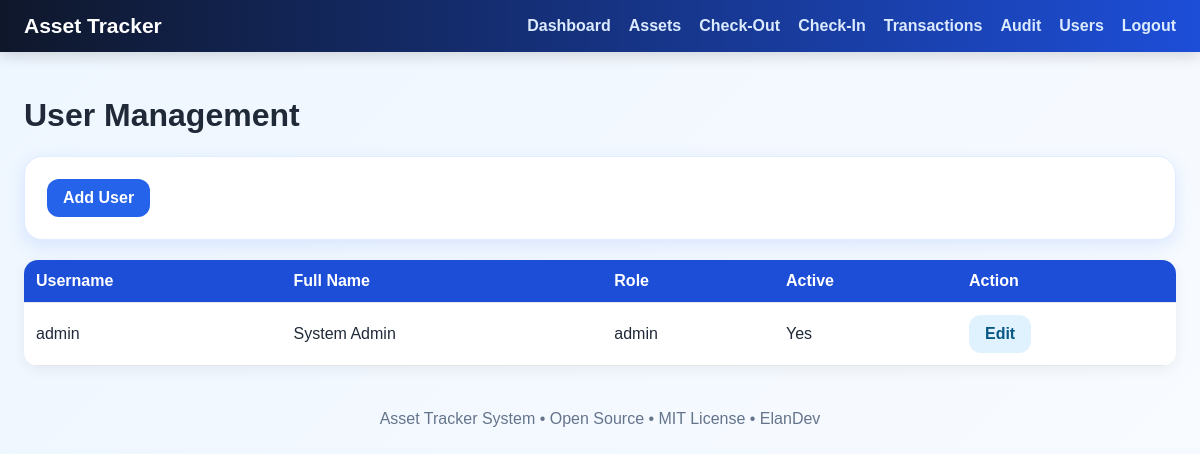
The app's page /users (signed in) with its own data.
### app/models/user.py (models this page shows, shortened)
class User(UserMixin, db.Model):
    __tablename__ = "users"
    id = db.Column(db.Integer, primary_key=True)
    username = db.Column(db.String(100), unique=True, nullable=False)
    full_name = db.Column(db.String(150), nullable=False, default="")
    password_hash = db.Column(db.String(255), nullable=False)
    role = db.Column(db.String(50), nullable=False, default="staff")
    active = db.Column(db.Boolean, default=True)

### app/routes/main.py (the view)
@main.route("/users")
@login_required
@admin_required
def users():
    user_list = User.query.order_by(User.username.asc()).all()
    return render_template("users.html", users=user_list)

### app/__init__.py (called while the page is built)
def create_app():
    app = Flask(__name__)
    base_dir = os.path.abspath(os.path.dirname(os.path.dirname(__file__)))
    db_path = os.path.join(base_dir, "database", "assets.db")
    app.config["SECRET_KEY"] = "change-this-secret-key-later"
    app.config["SQLALCHEMY_DATABASE_URI"] = "sqlite:///" + db_path.replace("\\", "/")
    app.config["SQLALCHEMY_TRACK_MODIFICATIONS"] = False
    db.init_app(app)
    login_manager.init_app(app)
    from app.models.user import User
    @login_manager.user_loader
    def load_user(user_id):
        return User.query.get(int(user_id))
    from app.routes.main import main
    from app.auth.routes import auth
    app.register_blueprint(main)
    app.register_blueprint(auth)
    return app

### app/routes/main.py (called while the page is built)
def admin_required(f):
    @wraps(f)
    def decorated_function(*args, **kwargs):
        if current_user.role != "admin":
            abort(403)
        return f(*args, **kwargs)
    return decorated_function

### app/templates/users.html
{% extends "base.html" %}
{% block content %}
<h1>User Management</h1>
<div class="card">
    <a class="btn" href="{{ url_for('main.add_user') }}">Add User</a>
</div>
<table>
    <tr>
        <th>Username</th>
        <th>Full Name</th>
        <th>Role</th>
        <th>Active</th>
        <th>Action</th>
    </tr>
    {% for u in users %}
    <tr>
        <td>{{ u.username }}</td>
        <td>{{ u.full_name }}</td>
        <td>{{ u.role }}</td>
        <td>{{ "Yes" if u.active else "No" }}</td>
        <td>
            <a class="btn btn-light" href="{{ url_for('main.edit_user', user_id=u.id) }}">Edit</a>
        </td>
    </tr>
    {% endfor %}
</table>
{% endblock %}

### app/templates/base.html (style rules this page uses)
body { font-family: Arial, sans-serif; margin: 0; background: linear-gradient(135deg, #eef6ff, #f8fbff); color: #1f2937; }
.card { background: white; padding: 22px; border-radius: 18px; box-shadow: 0 6px 18px rgba(37,99,235,.12); margin-bottom: 20px; border: 1px solid #e0ecff; }
button, .btn { background: #2563eb; color: white; border: 0; padding: 10px 16px; border-radius: 12px; text-decoration: none; cursor: pointer; display: inline-block; font-weight: 600; }
.btn-light { background: #e0f2fe; color: #075985; }
table { width: 100%; border-collapse: collapse; background: white; border-radius: 14px; overflow: hidden; box-shadow: 0 4px 14px rgba(0,0,0,.06); }
th, td { padding: 12px; border-bottom: 1px solid #e5e7eb; text-align: left; }
th { background: #1d4ed8; color: white; }

### records on screen
User: username "admin", full_name "System Admin", role "admin", active "Yes"
